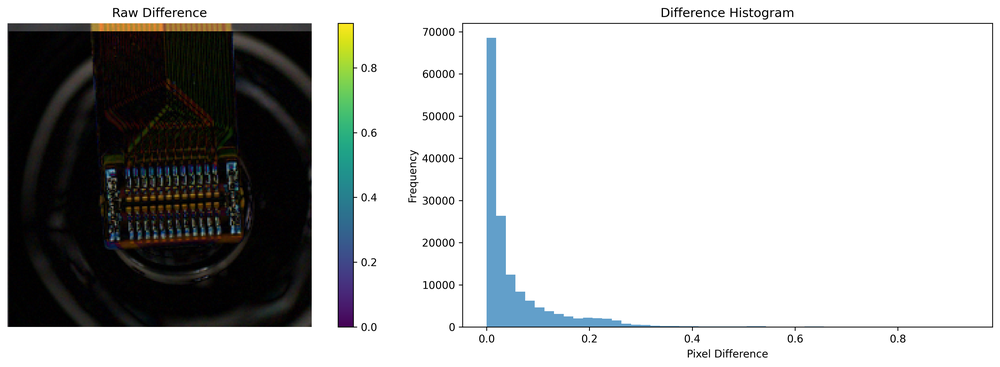
#> input picture difference_analysis.png, 1000 x 367 px, shrunk from 3991 x 1466 before the run
$ python add_marker_to_touch.py --root_path ..
#> lines starting #> are read from the running program, lines starting #| are printed output that depends on the picture
import os
import numpy as np
from PIL import Image, ImageDraw
from tqdm import tqdm
import glob
import argparse

def add_markers(image_path, grid_size, radius, rgb, output_dir):
    """在图片上添加标记点
    Args:
        image_path: 图片路径
        grid_size: (rows, cols)网格大小
        radius: 标记点半径
        rgb: 标记点颜色(R,G,B)
        output_dir: 输出目录
    """
    # 读取图片
    img = Image.open(image_path)
    draw = ImageDraw.Draw(img)

    # 计算网格间距
    h, w = img.size
    x_step = w // (grid_size[1] + 1)
    y_step = h // (grid_size[0] + 1)

    # 绘制网格点
    for i in range(1, grid_size[0] + 1):
        for j in range(1, grid_size[1] + 1):
            x = j * x_step
            y = i * y_step
            # 绘制圆形标记
            draw.ellipse([(x-radius, y-radius), (x+radius, y+radius)],
                        fill=rgb, outline=rgb)

    # 保存图片
    save_path = os.path.join(output_dir, os.path.basename(image_path))
    img.save(save_path)

def process_directory(root_path, grid_size, radius, rgb):
    """处理目录下所有图片
    Args:
        root_path: 图片根目录
        grid_size: (rows, cols)网格大小
        radius: 标记点半径
        rgb: 标记点颜色(R,G,B)
    """
#> called with root_path = '..', grid_size = (8, 8), radius = 4, rgb = (0, 0, 0)
    # 创建输出目录
    output_dir = root_path + "_with_markers"
    os.makedirs(output_dir, exist_ok=True)

    # 获取所有图片
    image_files = []
    for ext in ['*.jpg', '*.jpeg', '*.png']:
        image_files.extend(glob.glob(os.path.join(root_path, "**", ext),
                                   recursive=True))
#> pass 2 of the loop in process_directory, `for ext in ['*.jpg', '*.jpeg', '*.png']:`:

    print(f"Found {len(image_files)} images")

    # 处理每张图片
    for img_path in tqdm(image_files, desc="Processing images"):
        add_markers(img_path, grid_size, radius, rgb, output_dir)
#> in add_markers, img is the input picture: PIL image 1000x367 RGBA; mean R, G, B, A 187.5, 188.5, 188.3, 255
#> in add_markers, `img.save(save_path)`:
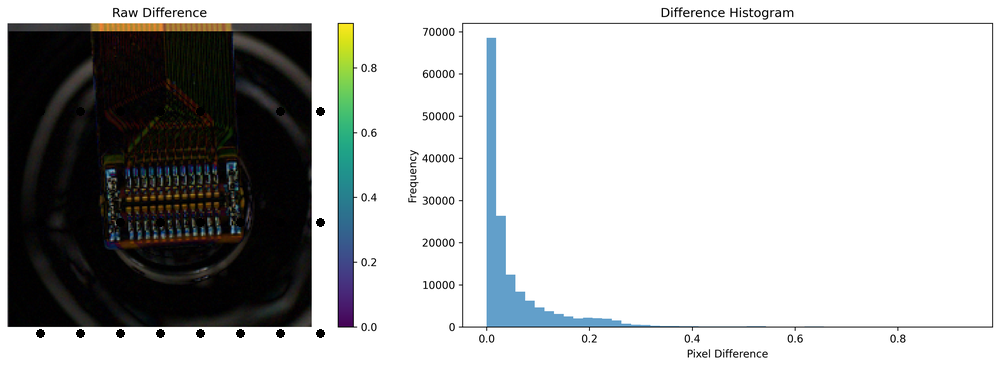
#> saved as difference_analysis.png: PIL image 1000x367 RGBA; mean R, G, B, A 187, 188, 187.8, 255
#> pass 2 of the loop in process_directory, `for img_path in tqdm(image_files, desc="Processing images"):`:
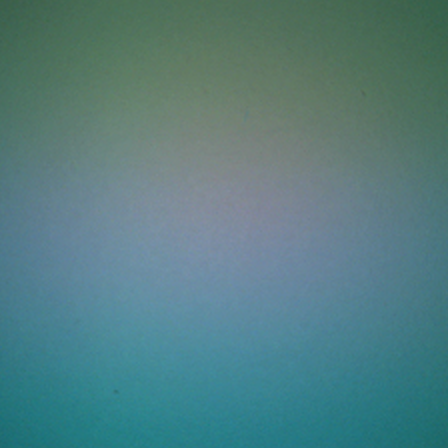
#> input picture gel_image_template.png, 448 x 448 px
#> in add_markers, img is the input picture: PIL image 448x448 RGB; mean R, G, B 83.4, 125.5, 127.8
#> in add_markers (call 2), `img.save(save_path)`:
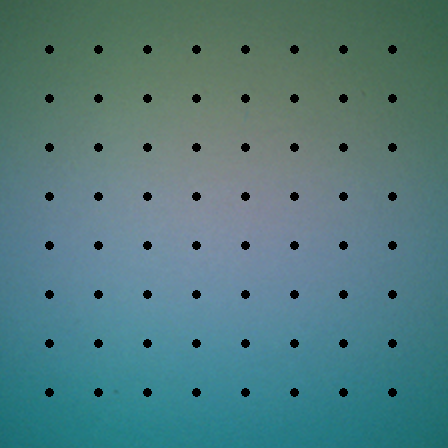
#> saved as gel_image_template.png: PIL image 448x448 RGB; mean R, G, B 81.6, 123, 125.2

def main():
    parser = argparse.ArgumentParser(description='Add markers to touch images')
    parser.add_argument('--root_path', type=str, required=True,
                       help='Root directory containing images')
    parser.add_argument('--rows', type=int, default=8,
                       help='Number of grid rows')
    parser.add_argument('--cols', type=int, default=8,
                       help='Number of grid columns')
    parser.add_argument('--radius', type=int, default=4,
                       help='Radius of marker points')
    parser.add_argument('--rgb', type=int, nargs=3, default=[0, 0, 0],
                       help='RGB color of markers')

    args = parser.parse_args()

    process_directory(args.root_path,
                     grid_size=(args.rows, args.cols),
                     radius=args.radius,
                     rgb=tuple(args.rgb))

if __name__ == '__main__':
    main()
